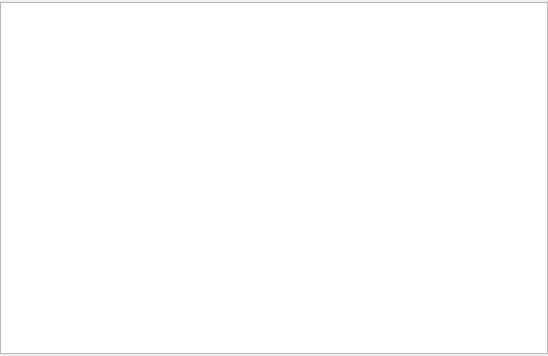
<?xml version="1.0" encoding="UTF-8"?>
<ui version="4.0">
 <class>BrowseRoutesClass</class>
 <widget class="QWidget" name="BrowseRoutesClass">
  <property name="geometry">
   <rect>
    <x>0</x>
    <y>0</y>
    <width>548</width>
    <height>356</height>
   </rect>
  </property>
  <property name="windowTitle">
   <string>Entfernungstabelle</string>
  </property>
  <layout class="QGridLayout">
   <property name="leftMargin">
    <number>0</number>
   </property>
   <property name="topMargin">
    <number>2</number>
   </property>
   <property name="rightMargin">
    <number>0</number>
   </property>
   <property name="bottomMargin">
    <number>2</number>
   </property>
   <item row="0" column="0">
    <widget class="QTableView" name="tvRoutes">
     <property name="alternatingRowColors">
      <bool>true</bool>
     </property>
     <property name="selectionMode">
      <enum>QAbstractItemView::SingleSelection</enum>
     </property>
     <property name="selectionBehavior">
      <enum>QAbstractItemView::SelectRows</enum>
     </property>
    </widget>
   </item>
  </layout>
 </widget>
 <layoutdefault spacing="6" margin="11"/>
 <resources/>
 <connections/>
</ui>
